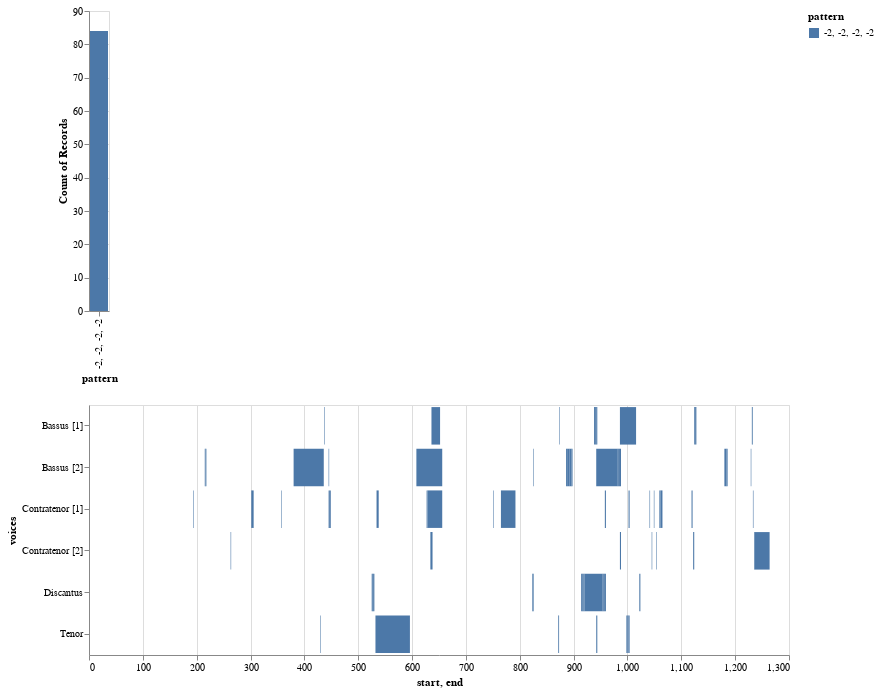

Source (notebook cell):
### Code cell
viz.plot_ngrams_heatmap(model, mel_ngrams, patterns=['-2, -2, -2, -2'])[0]

### Figure 1 — Vega-Lite specification as saved in the notebook (floating-point values rounded to 4 significant figures)
{"config": {"view": {"continuousWidth": 400, "continuousHeight": 300}}, "vconcat": [{"mark": "bar", "encoding": {"color": {"type": "nominal", "field": "pattern"}, "opacity": {"condition": {"value": 1, "selection": "selector007"}, "value": 0.2}, "x": {"type": "nominal", "field": "pattern"}, "y": {"type": "nominal", "aggregate": "count", "field": "pattern"}}, "selection": {"selector007": {"type": "multi", "fields": ["pattern"]}}}, {"mark": "bar", "encoding": {"color": {"type": "nominal", "field": "pattern"}, "x": {"type": "quantitative", "field": "start"}, "x2": {"field": "end"}, "y": {"type": "nominal", "field": "voices"}}, "height": 250, "transform": [{"filter": {"selection": "selector007"}}], "width": 700}], "data": {"name": "data-2f06684a7842b8bfa819319837a03a16"}, "$schema": "https://vega.github.io/schema/vega-lite/v4.8.1.json", "datasets": {"data-2f06684a7842b8bfa819319837a03a16": [{"start": 525.0, "end": 526.0, "pattern": "-2, -2, -2, -2", "voices": "Discantus"}, {"start": 526.0, "end": 529.0, "pattern": "-2, -2, -2, -2", "voices": "Discantus"}, {"start": 529.0, "end": 530.0, "pattern": "-2, -2, -2, -2", "voices": "Discantus"}, {"start": 823.0, "end": 824.0, "pattern": "-2, -2, -2, -2", "voices": "Discantus"}, {"start": 824.0, "end": 825.0, "pattern": "-2, -2, -2, -2", "voices": "Discantus"}, {"start": 825.0, "end": 826.0, "pattern": "-2, -2, -2, -2", "voices": "Discantus"}, {"start": 914.0, "end": 916.0, "pattern": "-2, -2, -2, -2", "voices": "Discantus"}, {"start": 916.0, "end": 918.0, "pattern": "-2, -2, -2, -2", "voices": "Discantus"}, {"start": 918.0, "end": 920.0, "pattern": "-2, -2, -2, -2", "voices": "Discantus"}, {"start": 920.0, "end": 954.0, "pattern": "-2, -2, -2, -2", "voices": "Discantus"}, {"start": 954.0, "end": 956.0, "pattern": "-2, -2, -2, -2", "voices": "Discantus"}, {"start": 956.0, "end": 958.0, "pattern": "-2, -2, -2, -2", "voices": "Discantus"}, {"start": 958.0, "end": 960.0, "pattern": "-2, -2, -2, -2", "voices": "Discantus"}, {"start": 1022.0, "end": 1024.0, "pattern": "-2, -2, -2, -2", "voices": "Discantus"}, {"start": 194.0, "end": 195.0, "pattern": "-2, -2, -2, -2", "voices": "Contratenor [1]"}, {"start": 301.0, "end": 302.0, "pattern": "-2, -2, -2, -2", "voices": "Contratenor [1]"}, {"start": 302.0, "end": 305.0, "pattern": "-2, -2, -2, -2", "voices": "Contratenor [1]"}, {"start": 305.0, "end": 306.0, "pattern": "-2, -2, -2, -2", "voices": "Contratenor [1]"}, {"start": 357.0, "end": 358.0, "pattern": "-2, -2, -2, -2", "voices": "Contratenor [1]"}, {"start": 445.0, "end": 446.0, "pattern": "-2, -2, -2, -2", "voices": "Contratenor [1]"}, {"start": 446.0, "end": 449.0, "pattern": "-2, -2, -2, -2", "voices": "Contratenor [1]"}, {"start": 534.0, "end": 538.0, "pattern": "-2, -2, -2, -2", "voices": "Contratenor [1]"}, {"start": 627.0, "end": 628.0, "pattern": "-2, -2, -2, -2", "voices": "Contratenor [1]"}, {"start": 628.0, "end": 629.0, "pattern": "-2, -2, -2, -2", "voices": "Contratenor [1]"}, {"start": 629.0, "end": 656.0, "pattern": "-2, -2, -2, -2", "voices": "Contratenor [1]"}, {"start": 751.0, "end": 752.0, "pattern": "-2, -2, -2, -2", "voices": "Contratenor [1]"}, {"start": 765.0, "end": 792.0, "pattern": "-2, -2, -2, -2", "voices": "Contratenor [1]"}, {"start": 958.0, "end": 960.0, "pattern": "-2, -2, -2, -2", "voices": "Contratenor [1]"}, {"start": 1002.0, "end": 1004.0, "pattern": "-2, -2, -2, -2", "voices": "Contratenor [1]"}, {"start": 1041.0, "end": 1042.0, "pattern": "-2, -2, -2, -2", "voices": "Contratenor [1]"}, {"start": 1049.0, "end": 1050.0, "pattern": "-2, -2, -2, -2", "voices": "Contratenor [1]"}, {"start": 1059.0, "end": 1060.0, "pattern": "-2, -2, -2, -2", "voices": "Contratenor [1]"}, {"start": 1060.0, "end": 1061.0, "pattern": "-2, -2, -2, -2", "voices": "Contratenor [1]"}, {"start": 1061.0, "end": 1062.0, "pattern": "-2, -2, -2, -2", "voices": "Contratenor [1]"}, {"start": 1062.0, "end": 1065.0, "pattern": "-2, -2, -2, -2", "voices": "Contratenor [1]"}, {"start": 1119.0, "end": 1120.0, "pattern": "-2, -2, -2, -2", "voices": "Contratenor [1]"}, {"start": 1120.0, "end": 1121.0, "pattern": "-2, -2, -2, -2", "voices": "Contratenor [1]"}, {"start": 1233.0, "end": 1234.0, "pattern": "-2, -2, -2, -2", "voices": "Contratenor [1]"}, {"start": 263.0, "end": 264.0, "pattern": "-2, -2, -2, -2", "voices": "Contratenor [2]"}, {"start": 634.0, "end": 637.0, "pattern": "-2, -2, -2, -2", "voices": "Contratenor [2]"}, {"start": 637.0, "end": 638.0, "pattern": "-2, -2, -2, -2", "voices": "Contratenor [2]"}, {"start": 986.0, "end": 988.0, "pattern": "-2, -2, -2, -2", "voices": "Contratenor [2]"}, {"start": 1045.0, "end": 1046.0, "pattern": "-2, -2, -2, -2", "voices": "Contratenor [2]"}, {"start": 1053.0, "end": 1054.0, "pattern": "-2, -2, -2, -2", "voices": "Contratenor [2]"}, {"start": 1122.0, "end": 1124.0, "pattern": "-2, -2, -2, -2", "voices": "Contratenor [2]"}, {"start": 1235.0, "end": 1236.0, "pattern": "-2, -2, -2, -2", "voices": "Contratenor [2]"}, {"start": 1236.0, "end": 1264.0, "pattern": "-2, -2, -2, -2", "voices": "Contratenor [2]"}, {"start": 429.0, "end": 430.0, "pattern": "-2, -2, -2, -2", "voices": "Tenor"}, {"start": 532.0, "end": 596.0, "pattern": "-2, -2, -2, -2", "voices": "Tenor"}, {"start": 871.0, "end": 872.0, "pattern": "-2, -2, -2, -2", "voices": "Tenor"}, {"start": 872.0, "end": 873.0, "pattern": "-2, -2, -2, -2", "voices": "Tenor"}, {"start": 942.0, "end": 944.0, "pattern": "-2, -2, -2, -2", "voices": "Tenor"}, {"start": 998.0, "end": 1000.0, "pattern": "-2, -2, -2, -2", "voices": "Tenor"}, {"start": 1000.0, "end": 1002.0, "pattern": "-2, -2, -2, -2", "voices": "Tenor"}, {"start": 1002.0, "end": 1004.0, "pattern": "-2, -2, -2, -2", "voices": "Tenor"}, {"start": 437.0, "end": 438.0, "pattern": "-2, -2, -2, -2", "voices": "Bassus [1]"}, {"start": 636.0, "end": 652.0, "pattern": "-2, -2, -2, -2", "voices": "Bassus [1]"}, {"start": 873.0, "end": 874.0, "pattern": "-2, -2, -2, -2", "voices": "Bassus [1]"}, {"start": 938.0, "end": 940.0, "pattern": "-2, -2, -2, -2", "voices": "Bassus [1]"}, {"start": 940.0, "end": 942.0, "pattern": "-2, -2, -2, -2", "voices": "Bassus [1]"}, {"start": 942.0, "end": 944.0, "pattern": "-2, -2, -2, -2", "voices": "Bassus [1]"}, {"start": 986.0, "end": 1016.0, "pattern": "-2, -2, -2, -2", "voices": "Bassus [1]"}, {"start": 1124.0, "end": 1127.0, "pattern": "-2, -2, -2, -2", "voices": "Bassus [1]"}, {"start": 1127.0, "end": 1128.0, "pattern": "-2, -2, -2, -2", "voices": "Bassus [1]"}, {"start": 1231.0, "end": 1232.0, "pattern": "-2, -2, -2, -2", "voices": "Bassus [1]"}, {"start": 1232.0, "end": 1233.0, "pattern": "-2, -2, -2, -2", "voices": "Bassus [1]"}, {"start": 215.0, "end": 216.0, "pattern": "-2, -2, -2, -2", "voices": "Bassus [2]"}, {"start": 216.0, "end": 217.0, "pattern": "-2, -2, -2, -2", "voices": "Bassus [2]"}, {"start": 217.0, "end": 218.0, "pattern": "-2, -2, -2, -2", "voices": "Bassus [2]"}, {"start": 380.0, "end": 436.0, "pattern": "-2, -2, -2, -2", "voices": "Bassus [2]"}, {"start": 445.0, "end": 446.0, "pattern": "-2, -2, -2, -2", "voices": "Bassus [2]"}, {"start": 608.0, "end": 656.0, "pattern": "-2, -2, -2, -2", "voices": "Bassus [2]"}, {"start": 825.0, "end": 826.0, "pattern": "-2, -2, -2, -2", "voices": "Bassus [2]"}, {"start": 886.0, "end": 888.0, "pattern": "-2, -2, -2, -2", "voices": "Bassus [2]"}, {"start": 888.0, "end": 892.0, "pattern": "-2, -2, -2, -2", "voices": "Bassus [2]"}, {"start": 892.0, "end": 896.0, "pattern": "-2, -2, -2, -2", "voices": "Bassus [2]"}, {"start": 896.0, "end": 898.0, "pattern": "-2, -2, -2, -2", "voices": "Bassus [2]"}, {"start": 942.0, "end": 982.0, "pattern": "-2, -2, -2, -2", "voices": "Bassus [2]"}, {"start": 982.0, "end": 984.0, "pattern": "-2, -2, -2, -2", "voices": "Bassus [2]"}, {"start": 984.0, "end": 986.0, "pattern": "-2, -2, -2, -2", "voices": "Bassus [2]"}, {"start": 986.0, "end": 988.0, "pattern": "-2, -2, -2, -2", "voices": "Bassus [2]"}, {"start": 1180.0, "end": 1184.0, "pattern": "-2, -2, -2, -2", "voices": "Bassus [2]"}, {"start": 1184.0, "end": 1186.0, "pattern": "-2, -2, -2, -2", "voices": "Bassus [2]"}, {"start": 1229.0, "end": 1230.0, "pattern": "-2, -2, -2, -2", "voices": "Bassus [2]"}]}}
